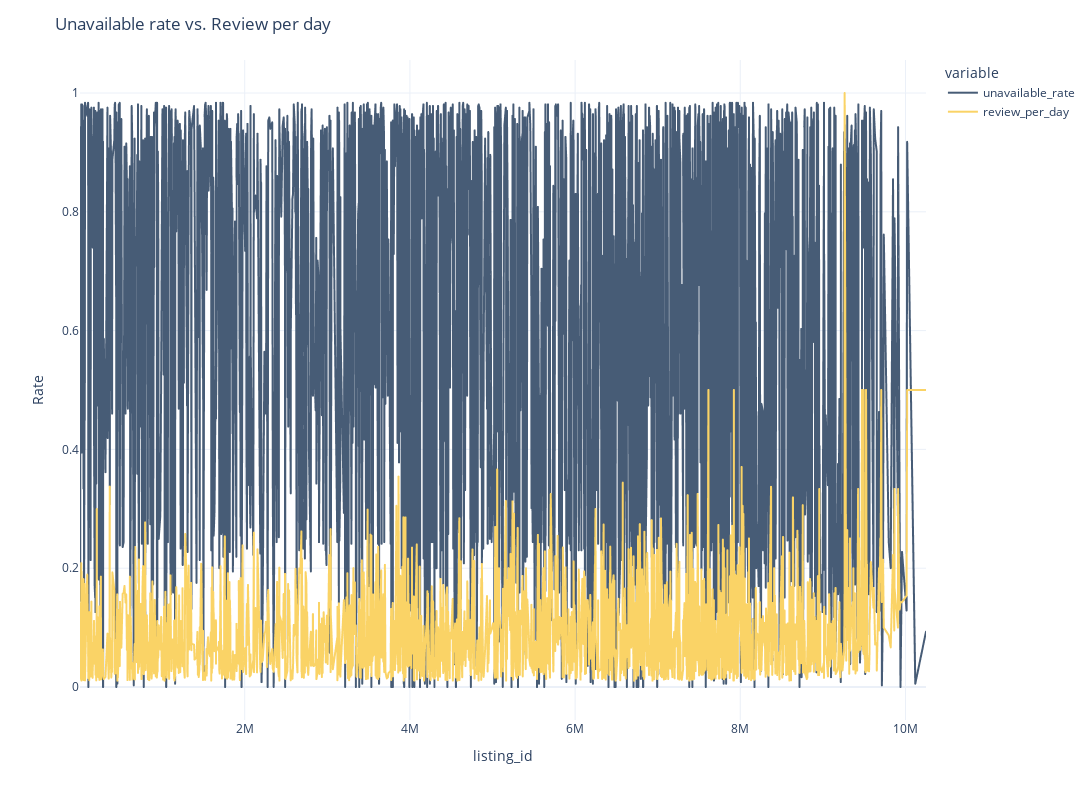

The notebook cell this image was saved under:
### Code cell
df = df_unavilable_review[~(df_unavilable_review.review_per_day < 0.010430) & ~(df_unavilable_review.unavailable_rate > 0.986301)]
fig = px.line(df, 
              x=df.index, 
              y=['unavailable_rate', 'review_per_day'],
              color_discrete_sequence=['rgb(71, 92, 118, 0.9)', 'rgb(250, 211, 102, 0.9)'])
fig.update_layout(title='Unavailable rate vs. Review per day', xaxis_title='listing_id', yaxis_title='Rate')
fig.write_image('fig.svg')
fig.show()

### Figure 1 — Plotly figure (JSON) as saved in the notebook; plotly's stock layout.template omitted (floating-point values rounded to 4 significant figures; data arrays with more than 128 entries replaced by an {"elided": "..."} marker saying what was removed)
{"data": [{"hovertemplate": "variable=unavailable_rate<br>listing_id=%{x}<br>value=%{y}<extra></extra>", "legendgroup": "unavailable_rate", "line": {"color": "rgb(71, 92, 118, 0.9)", "dash": "solid"}, "mode": "lines", "name": "unavailable_rate", "showlegend": true, "type": "scattergl", "x": {"elided": "2222 int values"}, "xaxis": "x", "y": {"elided": "2222 float values"}, "yaxis": "y"}, {"hovertemplate": "variable=review_per_day<br>listing_id=%{x}<br>value=%{y}<extra></extra>", "legendgroup": "review_per_day", "line": {"color": "rgb(250, 211, 102, 0.9)", "dash": "solid"}, "mode": "lines", "name": "review_per_day", "showlegend": true, "type": "scattergl", "x": {"elided": "2222 int values"}, "xaxis": "x", "y": {"elided": "2222 float values"}, "yaxis": "y"}], "layout": {"height": 800, "legend": {"title": {"text": "variable"}, "tracegroupgap": 0}, "margin": {"t": 60}, "title": {"text": "Unavailable rate vs. Review per day"}, "width": 1200, "xaxis": {"anchor": "y", "autorange": true, "domain": [0, 1], "range": [5682, 10248139], "title": {"text": "listing_id"}, "type": "linear"}, "yaxis": {"anchor": "x", "autorange": true, "domain": [0, 1], "range": [-0.05556, 1.056], "title": {"text": "Rate"}, "type": "linear"}}}
